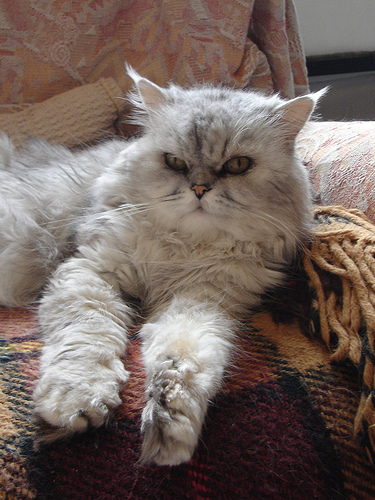
#> input picture DIP LAB FINAL/cat1.jpg, 375 x 500 px
$ jupyter execute 10.padding.ipynb
#> lines starting #> are read from the running program, lines starting #| are printed output that depends on the picture
[cell 1]
import cv2 as cv
import numpy as np
import matplotlib.pyplot as plt

img2 = cv.imread('cat1.jpg')
#> img2 is the input picture: shape (500, 375, 3); mean B, G, R 95.2, 101.7, 116.1
img2 = cv.cvtColor(img2, cv.COLOR_BGR2GRAY)
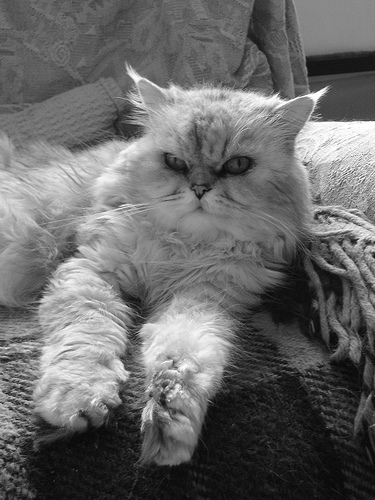
#> img2: shape (500, 375); min 3, max 255, mean 105.3
plt.figure(figsize=(20,20))
plt.subplot(2,1,1)
plt.title('input')
plt.imshow(img2, cmap='gray')
left = np.zeros((img2.shape[0],50))
img2 = np.concatenate((img2, left), axis=1)
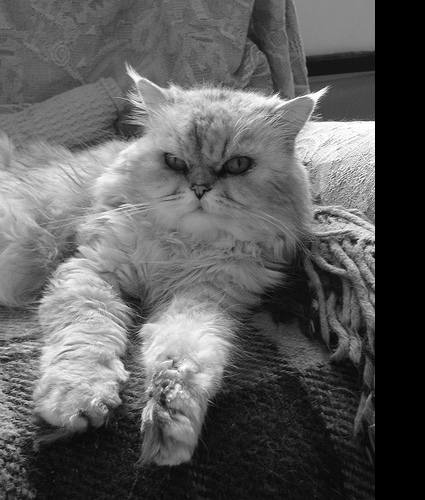
#> img2: shape (500, 425) float64; min 0, max 255, mean 92.9
img2 = np.concatenate((left, img2), axis=1)
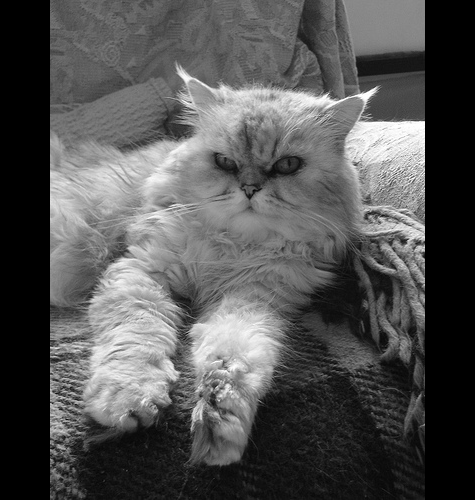
#> img2: shape (500, 475) float64; min 0, max 255, mean 83.1
up = np.zeros((50, img2.shape[1]))
img2 = np.concatenate((img2, up), axis=0)
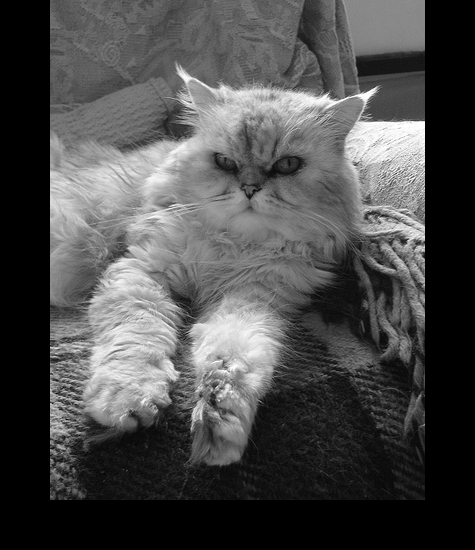
#> img2: shape (550, 475) float64; min 0, max 255, mean 75.5
img2 = np.concatenate((up, img2), axis=0)
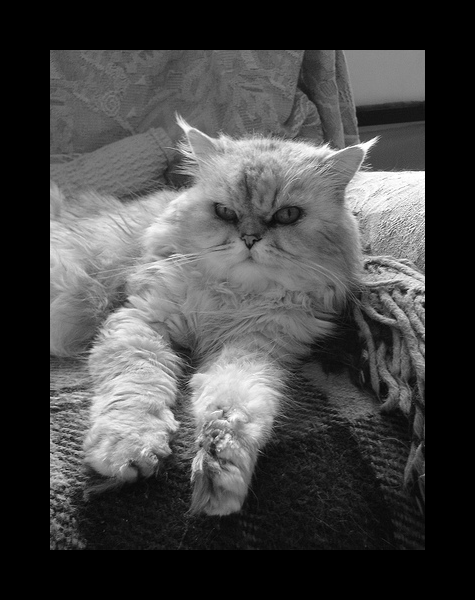
#> img2: shape (600, 475) float64; min 0, max 255, mean 69.3
plt.subplot(2,1,2)
plt.title('output')
plt.imshow(img2, cmap='gray')
plt.axis('off')
plt.show()

$ run again, with DIP LAB FINAL/matched.jpg copied over DIP LAB FINAL/cat1.jpg
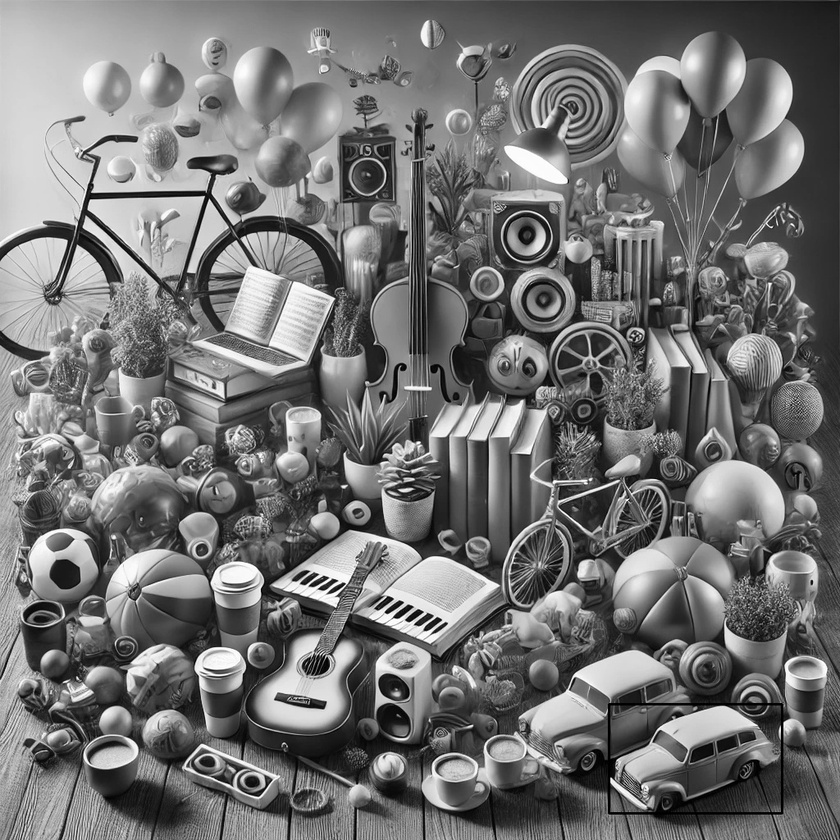
#> input picture DIP LAB FINAL/matched.jpg, 840 x 840 px, shrunk from 1024 x 1024 before the run
#> img2 is the input picture: shape (840, 840, 3); min 0, max 255, mean 114.5
#> `img2 = np.concatenate((img2, up), axis=0)`:
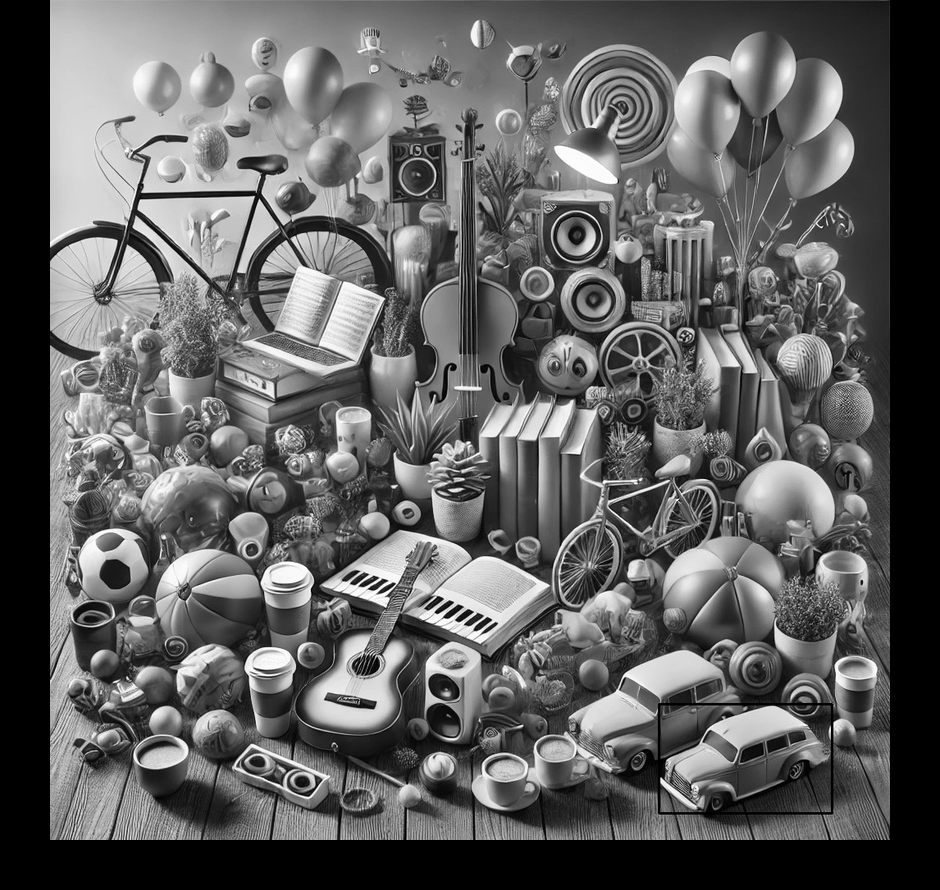
#> img2: shape (890, 940) float64; min 0, max 255, mean 96.6
#> `img2 = np.concatenate((up, img2), axis=0)`:
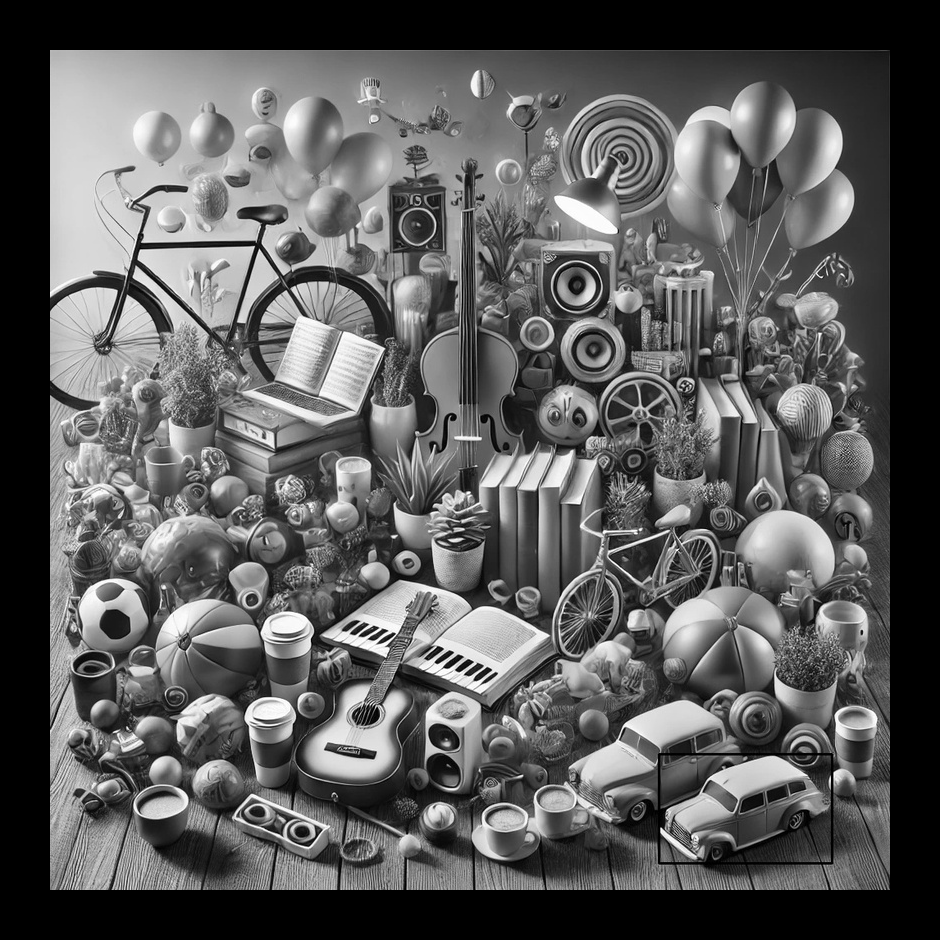
#> img2: shape (940, 940) float64; min 0, max 255, mean 91.4

$ run again, with DIP LAB FINAL/d10.png saved as DIP LAB FINAL/cat1.jpg
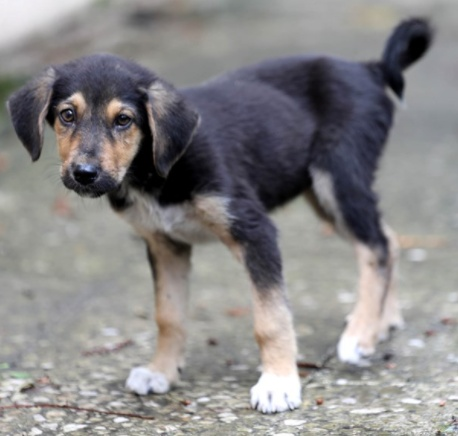
#> input picture DIP LAB FINAL/d10.png, 458 x 436 px
#> img2 is the input picture: shape (436, 458, 3); mean B, G, R 135.1, 134.4, 136.1
#> `img2 = np.concatenate((img2, up), axis=0)`:
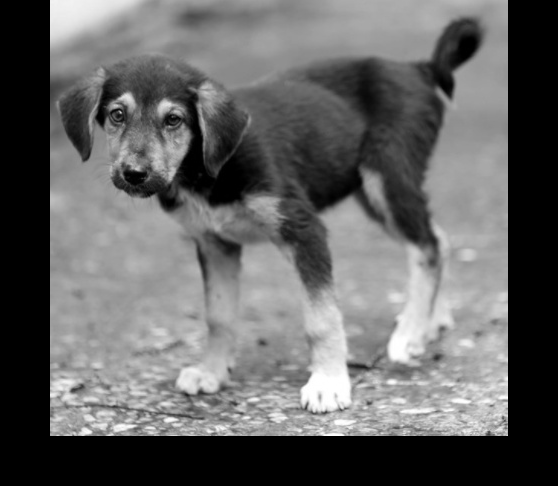
#> img2: shape (486, 558) float64; min 0, max 255, mean 99.4
#> `img2 = np.concatenate((up, img2), axis=0)`:
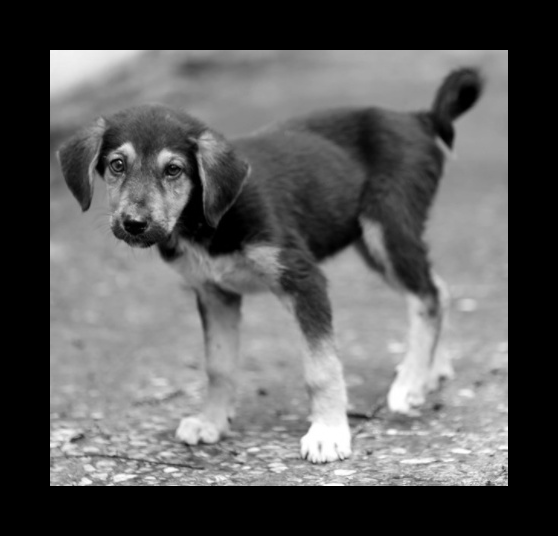
#> img2: shape (536, 558) float64; min 0, max 255, mean 90.1

$ run again, with DIP LAB FINAL/image.png saved as DIP LAB FINAL/cat1.jpg
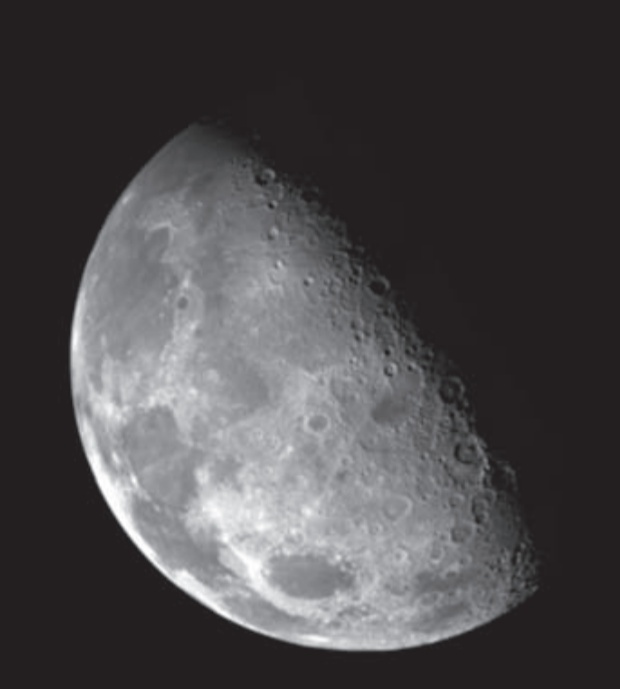
#> input picture DIP LAB FINAL/image.png, 620 x 689 px
#> img2 is the input picture: shape (689, 620, 3); mean B, G, R 74.6, 72.8, 74.9
#> `img2 = np.concatenate((img2, up), axis=0)`:
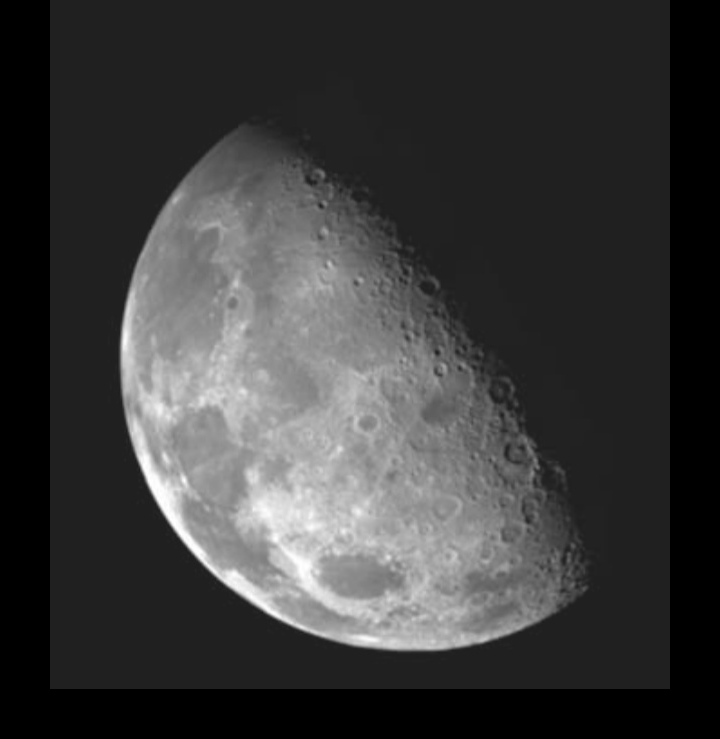
#> img2: shape (739, 720) float64; min 0, max 255, mean 58.9
#> `img2 = np.concatenate((up, img2), axis=0)`:
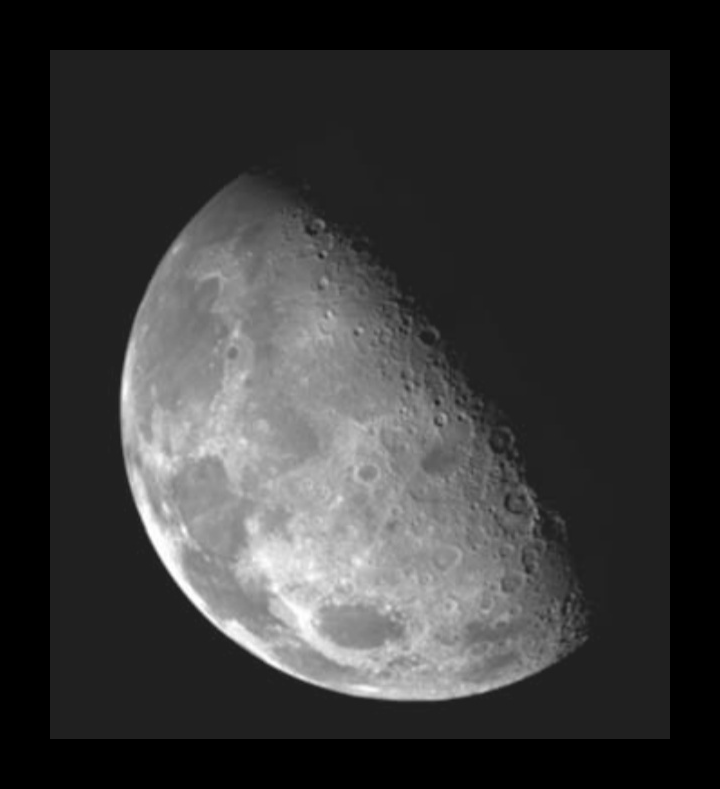
#> img2: shape (789, 720) float64; min 0, max 255, mean 55.2
